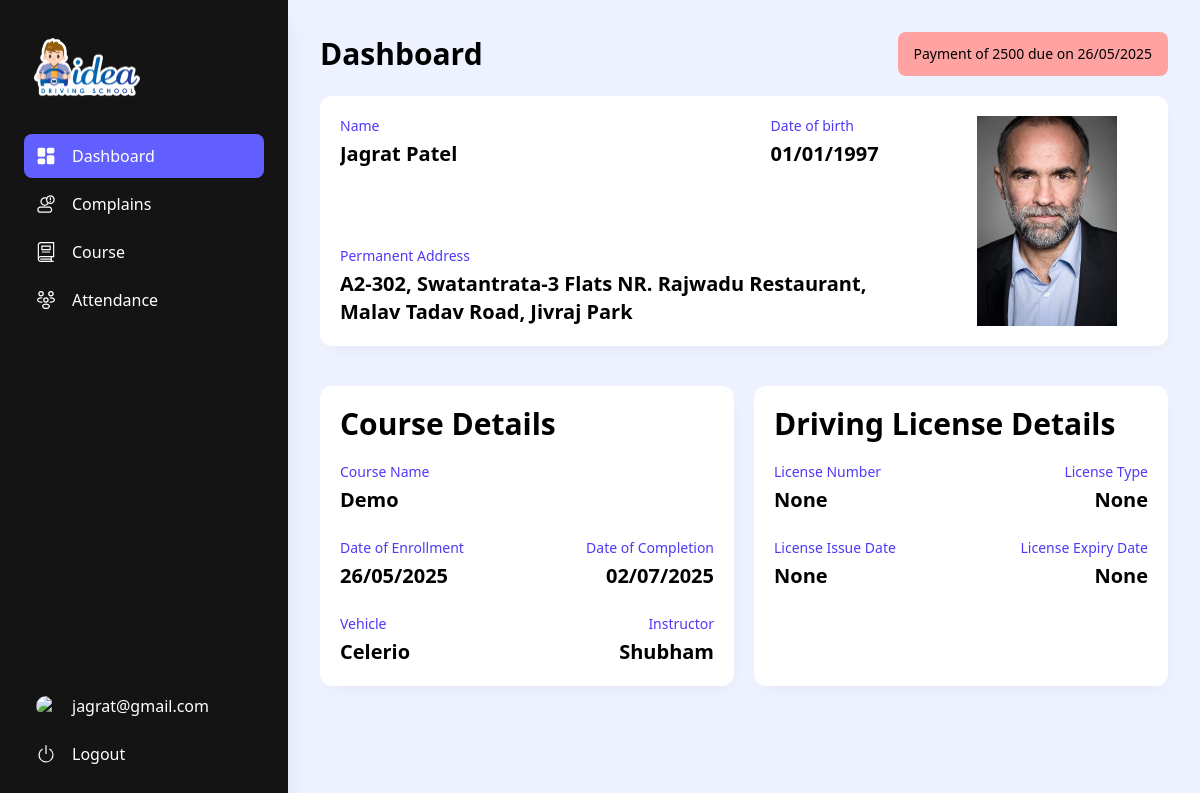
The page /student/ (signed in) on the database as committed earlier.
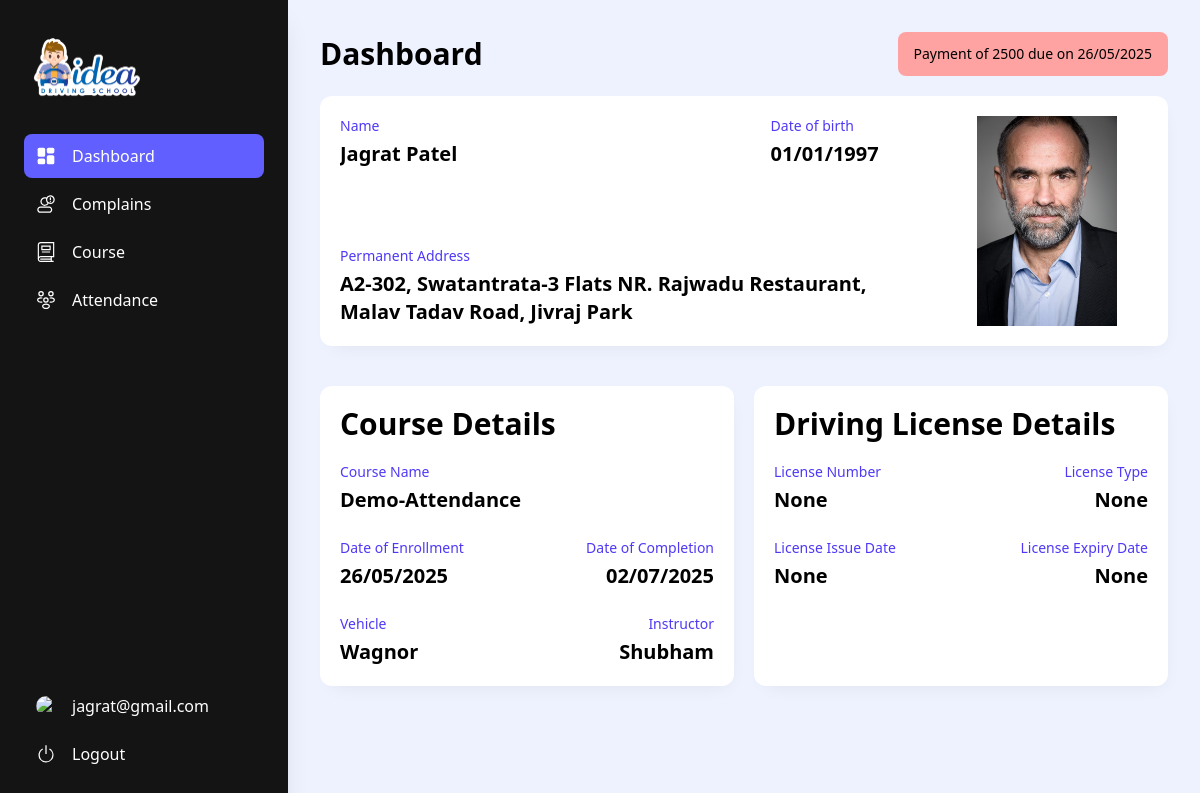
The same page on the database as committed later.
### AdminPanel/models.py (models this page shows, shortened)
class Cource(models.Model):
    courceName = models.CharField(max_length=50)
    courceDescription = models.TextField(null=True,blank=True)
    courceDuration = models.IntegerField()
    courceFee = models.IntegerField()
    vehicle = models.ForeignKey(Vehicle, on_delete=models.CASCADE,null=True,blank=True)
    total_session = models.IntegerField(default=0,null=True,blank=True)
    Branch = models.ForeignKey(Branch, on_delete=models.CASCADE,null=True)
    is_active = models.BooleanField(default=True)

class Vehicle(models.Model):
    vehicleName = models.CharField(max_length=50,blank=True,null=True)
    vehicleType = models.CharField(max_length=50,blank=True,null=True)
    vehicleNo = models.CharField(max_length=20,unique=True)
    vehicleBranch = models.ForeignKey(Branch, on_delete=models.CASCADE,null=True,blank=True)
    insuranceValidity = models.DateField()
    pollutionValidity = models.DateField()
    fitnessValidity = models.DateField()
    qrCodeData = models.CharField(max_length=64,blank=True,null=True)
    qrCodeImage = models.ImageField(upload_to='vehicle_qrcodes/', null=True, blank=True)
    is_active = models.BooleanField(default=True)

### Student/views.py (the view)
# urls.py: path('', views.index, name='index/'),
@login_required(login_url='student_signin/')
def index(request):
    student = Student.objects.get(user__user=request.user)
    dlinfo = DLInfo.objects.filter(dlUser=student.user).first()
    studentData = {
                "id":student.id,
                "name":student.user.user.first_name,
                "DOB":student.dob.strftime('%d/%m/%Y') if student.courceEnrollDate else '',
                "address":student.address,
                "Profilepic":student.user.profilePic.url if student.user.profilePic else '',
                "course":student.cource.courceName,
                "enrollmentDate":student.courceEnrollDate.strftime('%d/%m/%Y') if student.courceEnrollDate else '',
                "completionDate":student.courceEndDate.strftime('%d/%m/%Y') if student.courceEnrollDate else '',
                "vehicle":student.cource.vehicle.vehicleName if student.cource.vehicle.vehicleName else '',
                "instructor":student.instructor.user.user.first_name,
                "dueamount":student.amountPending if student.amountPending > 0 else None,
                "dueDate":student.paymentDueDate.strftime('%d/%m/%Y') if student.paymentDueDate else '',
                "phone":student.user.phoneNo,
                "DlNo":dlinfo.dlNo if dlinfo and dlinfo.dlNo else None,
                "DlIssueDate":dlinfo.dlIssueDate.strftime('%d/%m/%Y') if dlinfo and dlinfo.dlIssueDate else None,
                "DlExpiry":dlinfo.dlExpiry.strftime('%d/%m/%Y') if dlinfo and dlinfo.dlExpiry else None,
                "DlType":dlinfo.dlType if dlinfo and dlinfo.dlType else None
            }
    return render(request, 'student/index.html',context=studentData)

### templates/student/index.html (shortened to what the changed rows need)
<!DOCTYPE html>
<html lang="en">
<head>
	<script src="https://unpkg.com/@tailwindcss/browser@4"></script>
	<link href="https://unpkg.com/gridjs/dist/theme/mermaid.min.css" rel="stylesheet" />
</head>
<body>
	<section class="flex min-h-screen h-full bg-indigo-50">
		<div class="p-8 w-[calc(100vw-18rem)] ml-[18rem]">
			<div class="w-full flex items-center justify-between">
				<h1 class="text-3xl font-bold">Dashboard</h1>
			</div>
			<div class="grid grid-cols-2 gap-5">
				<div
					class="w-full my-5 flex flex-col items-start justify-between gap-5 bg-white p-5 rounded-xl shadow-[3px_8px_20px_-10px_#00000015]">
					<div class="w-full flex flex-col gap-6">
						<div class="flex flex-col gap-1">
							<span class="text-sm text-indigo-600">Course Name</span>
							<p class="text-xl font-semibold">{{course}}</p>
						</div>
						<div class="w-full flex items-center justify-between">
							<div class="flex flex-col gap-1">
								<span class="text-sm text-indigo-600">Vehicle</span>
								<p class="text-xl font-semibold">{{vehicle}}</p>
							</div>
						</div>
					</div>
				</div>
			</div>
		</div>
	</section>
</body>
</html>

Rows that differ between the two databases and show on the page:
no longer on this page (row unchanged): Cource: courceName "Demo"
no longer on this page (row unchanged): Vehicle: vehicleName "Celerio"
added Cource: courceName "Demo-Attendance"
now on this page (row unchanged): Vehicle: vehicleName "Wagnor"
